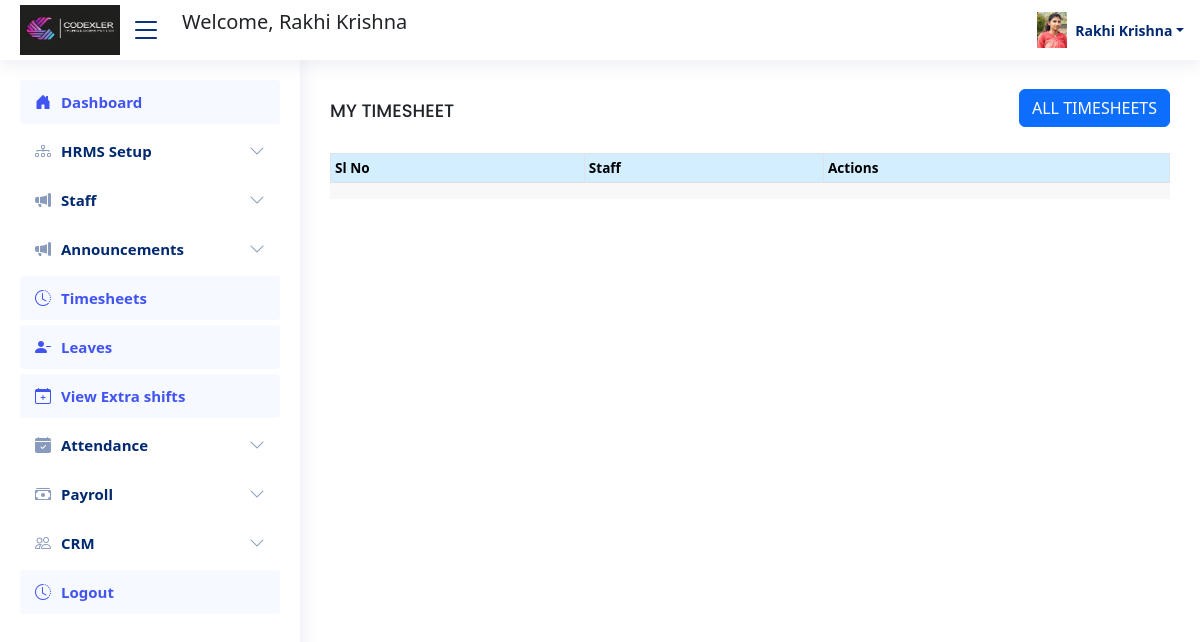
The page /all_view_timesheet_admin (signed in) on the database as committed earlier.
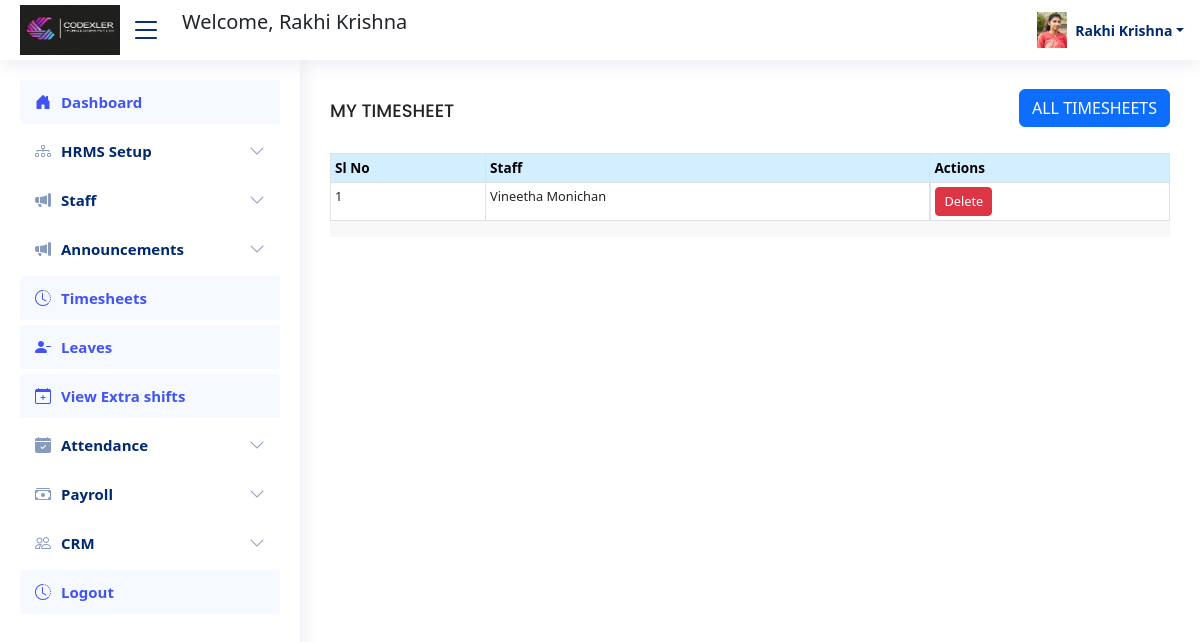
The same page on the database as committed later.
### codex_app/models.py (models this page shows, shortened)
class Create_Timesheet_Line(models.Model):
    timesheet = models.ForeignKey(
        Create_Timesheet,
        on_delete=models.CASCADE,
        related_name="timesheet_lines",
        null=True,
        blank=True
    )
    staff_list = models.ForeignKey(
        Registration,
        on_delete=models.CASCADE,
        related_name="timesheet_lines",
        null=True,
        blank=True
    )
    project_name = models.CharField(max_length=200, null=True, blank=True)
    project_no = models.CharField(max_length=200, null=True, blank=True)
    remarks = models.CharField(max_length=200, null=True, blank=True)
    date = models.DateField(null=True, blank=True)
    total_hours_taken = models.IntegerField(default=0, null=True, blank=True)
    duration_hours = models.IntegerField(default=0, null=True, blank=True)
    duration_minutes = models.IntegerField(default=0, null=True, blank=True)
    STATUS_CHOICES = (
        ('Pending', 'Pending'),
        ('Ongoing', 'Ongoing'),
        ('Completed', 'Completed'),
    )
    status = models.CharField(
        max_length=20,
        choices=STATUS_CHOICES,
        default='Pending'
    )

class Registration(models.Model):
    Emp_Id = models.CharField(max_length=200, null=True, blank=True)
    First_name = models.CharField(max_length=200, null=True, blank=True)
    department = models.ForeignKey(
        Department,
        on_delete=models.SET_NULL,
        null=True,
        blank=True
    )
    designation = models.ForeignKey(
        Designation,
        on_delete=models.SET_NULL,
        null=True,
        blank=True
    )
    Email = models.EmailField(max_length=200, null=True, blank=True)
    Password = models.CharField(max_length=200, null=True, blank=True)
    Mobile_Number = models.CharField(max_length=200, null=True, blank=True)
    Registration_date = models.DateField(null=True, blank=True)
    Image = models.ImageField(upload_to='images/', null=True, blank=True)
    Gender = models.CharField(max_length=200, null=True, blank=True)
    Address = models.CharField(max_length=1000, null=True, blank=True)
    Location = models.CharField(max_length=1000, null=True, blank=True)
    User_role = models.CharField(max_length=200, null=True, blank=True)
    user = models.OneToOneField(
        User,
        on_delete=models.CASCADE,
        null=True,
        blank=True
    )
    def __str__(self):
        return self.First_name or "Employee"

### codex_app/views.py (the view)
# urls.py: path('all_view_timesheet_admin', views.all_view_timesheet_admin, name='all_view_timesheet_admin'),
def all_view_timesheet_admin(request):
    bok = get_object_or_404(Registration, id=request.session.get('logg'))
    view_s =  Registration.objects.filter(User_role = 'employee')
    all_timesheet = Create_Timesheet_Line.objects.all()
    if all_timesheet.exists():  # Ensure there's at least one timesheet
        timesheet = all_timesheet.first()  # Get the first timesheet line
        t = Create_Timesheet.objects.filter(id=timesheet.timesheet_id)
    else:
        t = Create_Timesheet.objects.none()  # Return an empty queryset if no timesheets exist
    return render(request, 'all_view_timesheet_admin.html', {
        't': t,
        'bok': bok,
        'all_timesheet': all_timesheet,
        'view_s':view_s
    })

### templates/all_view_timesheet_admin.html (shortened to what this page needs)
{% include 'admin_navbar.html' %}
{% load static %}
<!DOCTYPE html>
<html lang="en">
<head>
    <link href="https://cdn.jsdelivr.net/npm/bootstrap@5.3.0/dist/css/bootstrap.min.css" rel="stylesheet">
    <link rel="stylesheet" href="https://pro.fontawesome.com/releases/v5.10.0/css/all.css">
    <link rel="stylesheet" href="https://cdn.datatables.net/1.13.4/css/jquery.dataTables.min.css">
</head>
  <main id="main" class="main">
    <div class="d-flex justify-content-between align-items-center mt-0.15">
        <h3 class="card-title">MY TIMESHEET</h3>
        <button type="button" class="btn btn-primary" onclick="location.href='{% url 'view_all_timesheets_admins' %}'">
          ALL TIMESHEETS
        </button>
      </div>
    <div class="table-responsive mt-3"  style="background-color: #f8f8f8;">
      <table id="timesheetTable" class="table table-sm table-bordered">
        <thead style="background-color: #D3EEFF; color: black; font-size: 0.85rem;">
            <tr>
                   <th style="background-color: #D3EEFF;color: black;">Sl No</th>
                   <th style="background-color: #D3EEFF;color: black;">Staff</th>
                   <th style="background-color: #D3EEFF;color: black;">Actions</th>
            </tr>
        </thead>
        <tbody style="font-size: 0.8rem;" id="timesheet-body">
            {% for timesheet in all_timesheet|dictsortreversed:"id" %}
                <tr class="timesheet-row" data-staff-id="{{ timesheet.staff_list.id }}">
                    <td>{{ forloop.counter }}</td>
                    <td>
                        <a href="{% url 'view_staff_detail' timesheet.staff_list.id %}" class="no-underline">
                            {{ timesheet.staff_list }}
                        </a>
                    </td>
                    <td class="d-flex gap-1">
                        <a href="#" class="btn btn-danger btn-sm" onclick="return confirmDelete('{% url 'delete_timesheet_staff_all' timesheet.id %}');" style="font-size: 0.8rem;">Delete</a>
                    </td>
                </tr>
            {% endfor %}
        </tbody>
    </table>
    </div>
  </main>
</body>
</html>

Rows that differ between the two databases and show on the page:
added Create_Timesheet_Line: staff_list "Vineetha Monichan"
